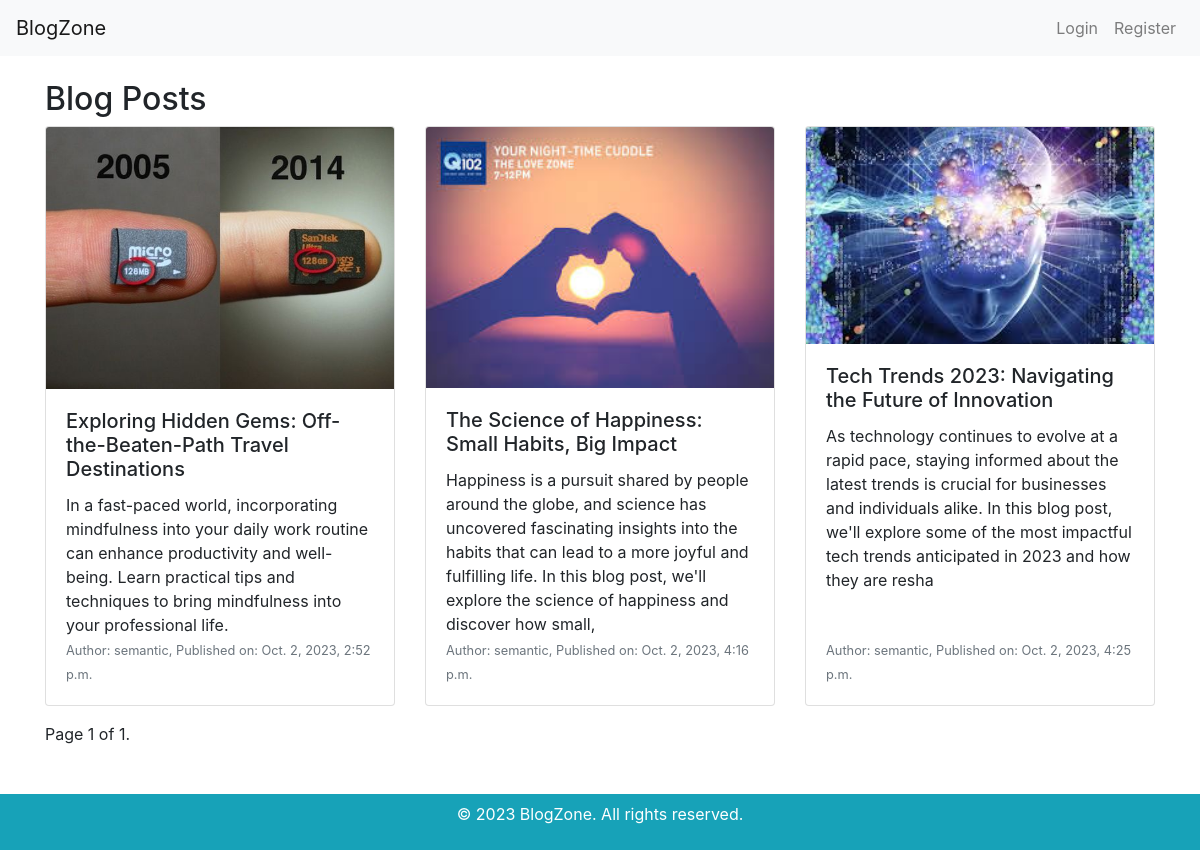
Screenshot of /blog/ with the database file from the repository.
### blog/models.py (models this page shows, shortened)
class Post(models.Model):
    title = models.CharField(max_length=255)
    short_description = models.CharField(max_length=255)
    cover_image = models.ImageField(upload_to='post_covers/', null=True, blank=True)
    content = RichTextUploadingField()
    author = models.ForeignKey(User, on_delete=models.CASCADE)
    timestamp = models.DateTimeField(auto_now_add=True)
    likes = models.ManyToManyField(User, related_name='liked_posts', blank=True)
    favorites = models.ManyToManyField(User, related_name='favorited_posts', blank=True)
    category = models.ForeignKey(Category, on_delete=models.CASCADE)  # ForeignKey relationship with Category model
    class Meta:
        verbose_name = 'Post'
        verbose_name_plural = 'Posts'

### blog/views.py (the view)
# urls.py: path('', post_list, name='post_list'),
def post_list(request):
    posts_list = Post.objects.all()
    paginator = Paginator(posts_list, 6)  # Show 6 posts per page
    page = request.GET.get('page')
    try:
        posts = paginator.page(page)
    except PageNotAnInteger:
        posts = paginator.page(1)
    except EmptyPage:
        posts = paginator.page(paginator.num_pages)
    context = {
        'posts': posts,
    }
    return render(request, 'blog/post_list.html', context)

### templates/blog/post_list.html (shortened to what this page needs)
{% extends 'base.html' %}
{% load custom_filters %}
{% block content %}
  <h2>Blog Posts</h2>
  <div class="row">
    {% for post in posts %}
      <div class="col-lg-4 col-md-6 col-sm-12 mb-3">
        <a href="{% url 'blog:post_detail' pk=post.pk %}" class="blog-link">
          <div class="card h-100">
            {% if post.cover_image %}
              <img src="{{ post.cover_image.url }}" class="card-img-top" alt="{{ post.title }}">
            {% endif %}
            <div class="card-body d-flex flex-column">
              <div>
                <h5 class="card-title">{{ post.title }}</h5>
                <p class="card-text">{{ post.short_description }}</p>
              </div>
              <div class="flex-grow-1"></div>
              <div class="card-text mt-auto">
                <small class="text-muted">Author: {{ post.author.username }}, Published on: {{ post.timestamp }}</small>
              </div>
            </div>
          </div>
        </a>
      </div>
    {% endfor %}
  </div>
  <div class="pagination">
    <span class="step-links">
      <span class="current">
        Page {{ posts.number }} of {{ posts.paginator.num_pages }}.
      </span>
    </span>
  </div>
{% endblock %}

### templates/base.html (shortened to what this page needs)
<!DOCTYPE html>
<html lang="en">
    {% load static %}
<head>
    <link rel="stylesheet" href="https://stackpath.bootstrapcdn.com/bootstrap/4.3.1/css/bootstrap.min.css">
    <link rel="stylesheet" href="{% static 'css/styles.css' %}">
</head>
<body>
    <nav class="navbar navbar-expand-lg navbar-light bg-light">
        <a class="navbar-brand" href="{% url 'accounts:index' %}">BlogZone</a>
        <div class="collapse navbar-collapse" id="navbarNav">
            <ul class="navbar-nav ml-auto">
                {% if user.is_authenticated %}
                    <li class="nav-item">
                        <a class="nav-link" href="{% url 'blog:post_list' %}">Blog</a>
                    </li>
                    <li class="nav-item">
                        <a class="nav-link" href="{% url 'blog:post_blog' %}">New Post</a>
                    </li>
                    <li class="nav-item">
                        <a class="nav-link" href="{% url 'accounts:profile' %}">Profile</a>
                    </li>
                    <li class="nav-item">
                        <a class="nav-link" href="{% url 'accounts:logout' %}">Logout</a>
                    </li>
                {% else %}
                    <li class="nav-item">
                        <a class="nav-link" href="{% url 'accounts:login' %}">Login</a>
                    </li>
                    <li class="nav-item">
                        <a class="nav-link" href="{% url 'accounts:register' %}">Register</a>
                    </li>
                {% endif %}
            </ul>
        </div>
    </nav>
    <div class="container mt-4">
        {% block content %}{% endblock %}
        <br><br>
    </div>
    <footer class="bg-info text-white text-center py-2 mt-auto">
        <p>&copy; 2023 BlogZone. All rights reserved.</p>
    </footer>
</body>
</html>

### static/css/styles.css (style rules this page uses)
.blog-link { text-decoration: none; color: inherit; }

### templates/base.html (style rules this page uses)
body { display: flex; flex-direction: column; min-height: 100vh; }
.container { flex: 1; }

### rows the page displays
Post: cover_image (picture), title "Exploring Hidden Gems: Off-the-Beaten-Path Travel Destinations", short_description "In a fast-paced world, incorporating mindfulness into your daily work routine can enhance productivity and well-being. Learn practical tips and techniques to bring mindfulness into your professional life.", author.username "semantic", timestamp "Oct. 2, 2023, 2:52 p.m."
Post: cover_image (picture), title "The Science of Happiness: Small Habits, Big Impact", short_description "Happiness is a pursuit shared by people around the globe, and science has uncovered fascinating insights into the habits that can lead to a more joyful and fulfilling life. In this blog post, we'll explore the science of happiness and discover how small,", author.username "semantic", timestamp "Oct. 2, 2023, 4:16 p.m."
Post: cover_image (picture), title "Tech Trends 2023: Navigating the Future of Innovation", short_description "As technology continues to evolve at a rapid pace, staying informed about the latest trends is crucial for businesses and individuals alike. In this blog post, we'll explore some of the most impactful tech trends anticipated in 2023 and how they are resha", author.username "semantic", timestamp "Oct. 2, 2023, 4:25 p.m."

### other values shown
{{ posts.number }} "1"
{{ posts.paginator.num_pages }} "1"
